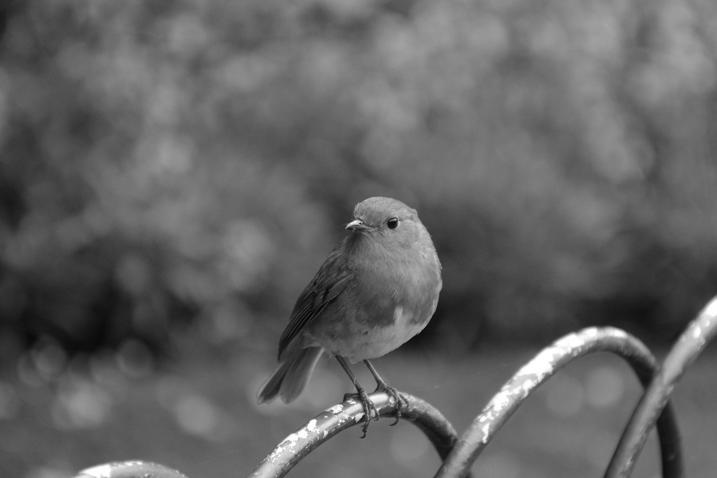
#> input picture images/week5/image.png, 717 x 478 px
$ jupyter execute week5.ipynb
#> lines starting #> are read from the running program, lines starting #| are printed output that depends on the picture
#> further down, img is the input picture: shape (478, 717); min 0, max 255, mean 99.2
[cell 1]
import cv2
import numpy as np
import matplotlib.pyplot as plt

[cell 2]
# HW 1: Histogram equalization
# develop the histogram of the equalization function and apply to an image.
# demonstrate how image constrast has been changed after the equalization.

def histogram_equalization(img):
    numPixels = img.shape[0] * img.shape[1]
#> numPixels = 342726
    maxIntensity = np.max(img)
#> maxIntensity = 255
    uniqueIntensities, counts = np.unique(img, return_counts=True)
#> uniqueIntensities = 255 values from 0 to 255; counts = 255 values, max 5840 at index 111, min 1 at index 3, mean 1344
    pixelProbLst = counts / numPixels
#> pixelProbLst = 255 values, max 0.017 at index 111, min 2.92e-06 at index 3, mean 0.00392
    cummulativeDistLst = []
    for i in range(len(pixelProbLst)):
        cummulativeDistLst.append(np.sum(pixelProbLst[:i+1]))
#> after the loop, cummulativeDistLst = 255 values from 2.63e-05 to 1
    cummulativeDistLst = np.array(cummulativeDistLst)
    # new intensity values = cdf * max intensity -> round to integer
    newIntensityValues = np.round(cummulativeDistLst * maxIntensity)
#> newIntensityValues = 255 values from 0 to 255
    newIntensityValues = newIntensityValues.astype(np.uint8)
    newImg = np.zeros(img.shape)
#> newImg: shape (478, 717) float64; every value is 0
    for i in range(len(newIntensityValues)):
        newImg[img == uniqueIntensities[i]] = newIntensityValues[i]
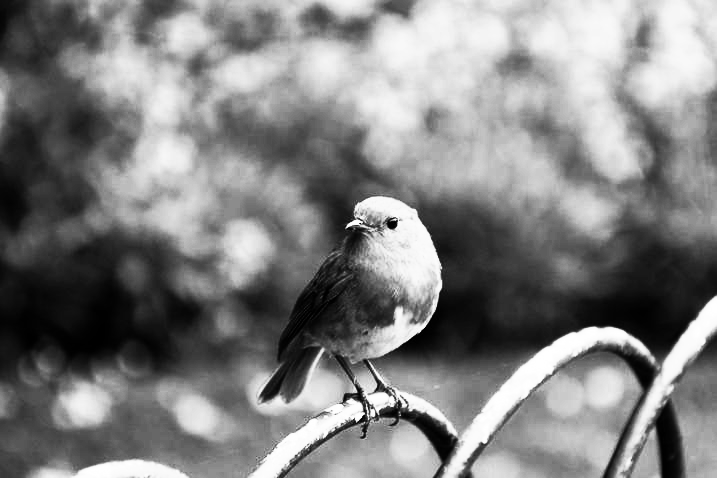
#> newImg: shape (478, 717) float64; min 0, max 255, mean 128.7

    newImg = newImg.astype(np.uint8)
    return newImg

[cell 3]
imagePath = "images/week5/image.png"
img = cv2.imread(imagePath, cv2.IMREAD_GRAYSCALE)
equalizedImg = histogram_equalization(img)

plt.figure(figsize=(10, 10))
plt.subplot(2, 2, 1)
plt.imshow(img, cmap='gray')
plt.title("Original Image")
plt.subplot(2, 2, 2)
plt.imshow(equalizedImg, cmap='gray')
plt.title("Equalized Image")
plt.subplot(2, 2, 3)
plt.hist(img.ravel(), 256, [0, 256])
plt.title("Original Image Histogram")
plt.subplot(2, 2, 4)
plt.hist(equalizedImg.ravel(), 256, [0, 256])
plt.title("Equalized Image Histogram")
plt.show()
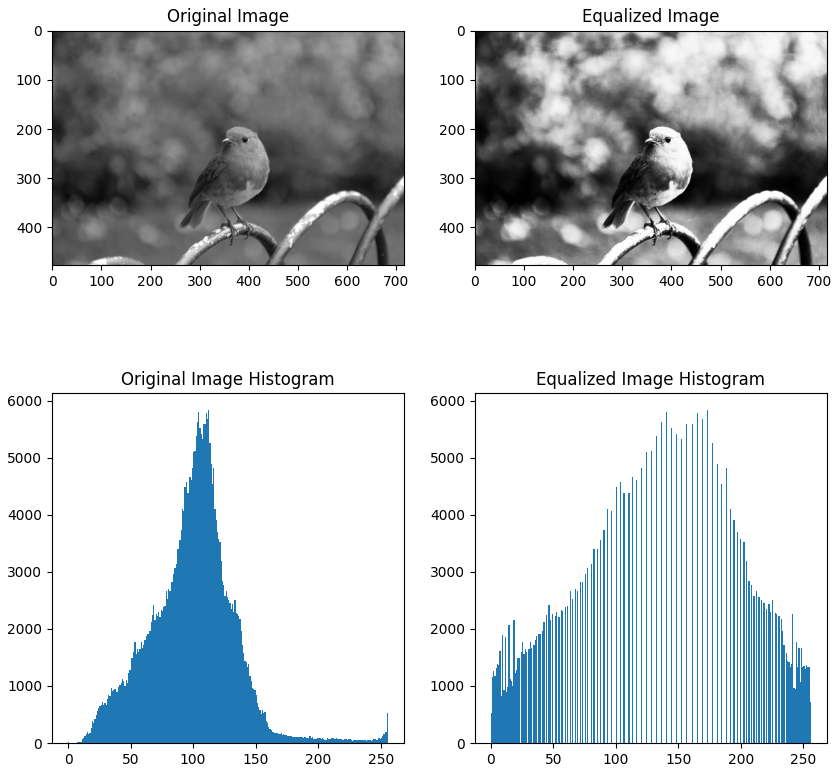
#> figure drawn by matplotlib, 4 panels; panel 3: tallest bar 5840 high, from x = 112 to 113; panel 4: tallest bar 5840 high, from x = 173 to 174
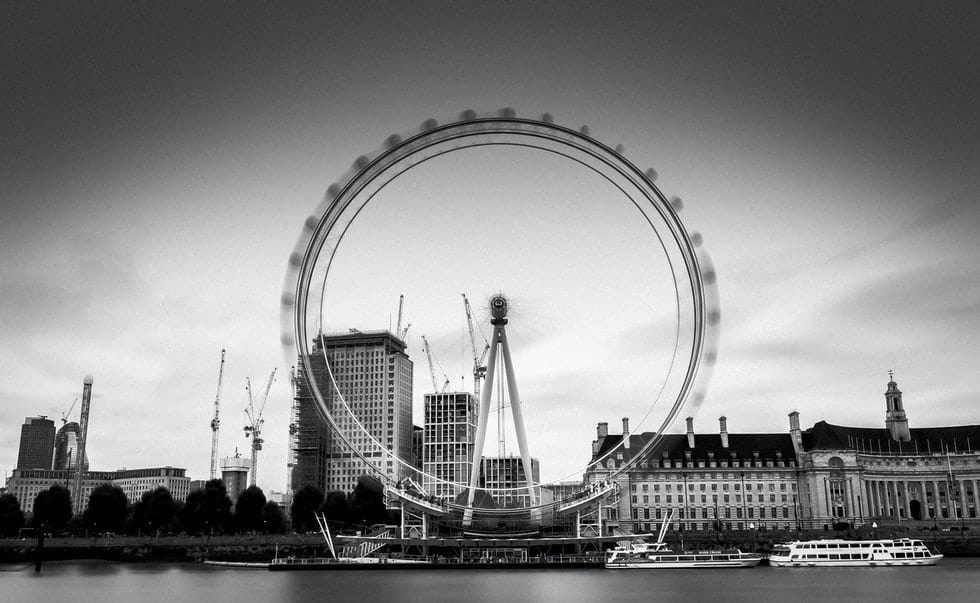
#> input picture images/week5/image copy.png, 980 x 603 px

[cell 4]
# HW 2: Histrogram specification
# apply image specification technique to a certain image.
def histogram_specification(img, refImg):
    # step 1: get intensity
    xi_intensities, zj_numPixels = np.unique(img, return_counts=True)
#> xi_intensities = 255 values from 0 to 255; zj_numPixels has the same summary as counts in histogram_equalization
    # step 2: get cdf of the original image, cdf of the reference image and the new intensity values
    yj_intensities, qj_numPixels = np.unique(refImg, return_counts=True)
#> yj_intensities = 245 values from 0 to 255; qj_numPixels = 245 values, max 26403 at index 0, min 1 at index 50, mean 2412
    yj_cdfRefImg = np.cumsum(qj_numPixels) / np.sum(qj_numPixels)
#> yj_cdfRefImg = 245 values from 0.0447 to 1
    newIntensityValues = np.zeros(len(xi_intensities))
#> newIntensityValues = 255 values from 0 to 0
    for intensity in range(len(xi_intensities)):
        closestIntensity = np.argmin(np.abs(xi_intensities[intensity] - yj_intensities))
        newIntensityValues[intensity] = yj_cdfRefImg[closestIntensity]
#> this loop made 255 passes
#> closestIntensity on passes 1 to 3: 0, 2, 3
#> after the loop, newIntensityValues = 255 values from 0.0447 to 1
    newIntensityValues = np.round(newIntensityValues * 255)
#> newIntensityValues = 255 values from 11 to 255
    newIntensityValues = newIntensityValues.astype(np.uint8)

    newImg = np.zeros(img.shape)
    for i in range(len(newIntensityValues)):
        newImg[img == xi_intensities[i]] = newIntensityValues[i]
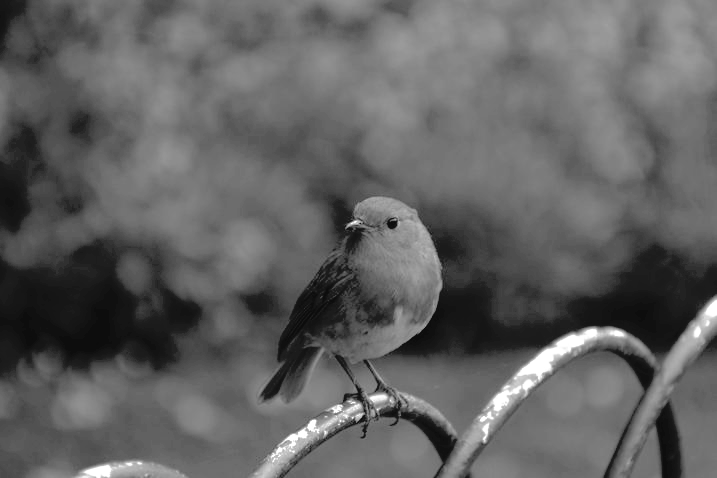
#> newImg: shape (478, 717) float64; min 11, max 255, mean 97.7

    newImg = newImg.astype(np.uint8)
    return newImg

[cell 5]
hw2ImagePath = "images/week5/image.png"
hw2ImagePathRef = "images/week5/image copy.png"

img = cv2.imread(hw2ImagePath, cv2.IMREAD_GRAYSCALE)
imgRef = cv2.imread(hw2ImagePathRef, cv2.IMREAD_GRAYSCALE)

specImg = histogram_specification(img, imgRef)

plt.figure(figsize=(10, 10))
plt.subplot(3, 2, 1)
plt.imshow(img, cmap='gray')
plt.title("Original Image")
plt.subplot(3, 2, 2)
plt.hist(img.ravel(), 256, [0, 256])
plt.title("Original Image Histogram")
plt.subplot(3, 2, 3)
plt.imshow(imgRef, cmap='gray')
plt.title("Reference Image")
plt.subplot(3, 2, 4)

plt.hist(imgRef.ravel(), 256, [0, 256])
plt.title("Reference Image Histogram")
plt.subplot(3, 2, 5)
plt.imshow(specImg, cmap='gray')
plt.title("Specified Image")
plt.subplot(3, 2, 6)
plt.hist(specImg.ravel(), 256, [0, 256])
plt.title("Specified Image Histogram")
plt.show()
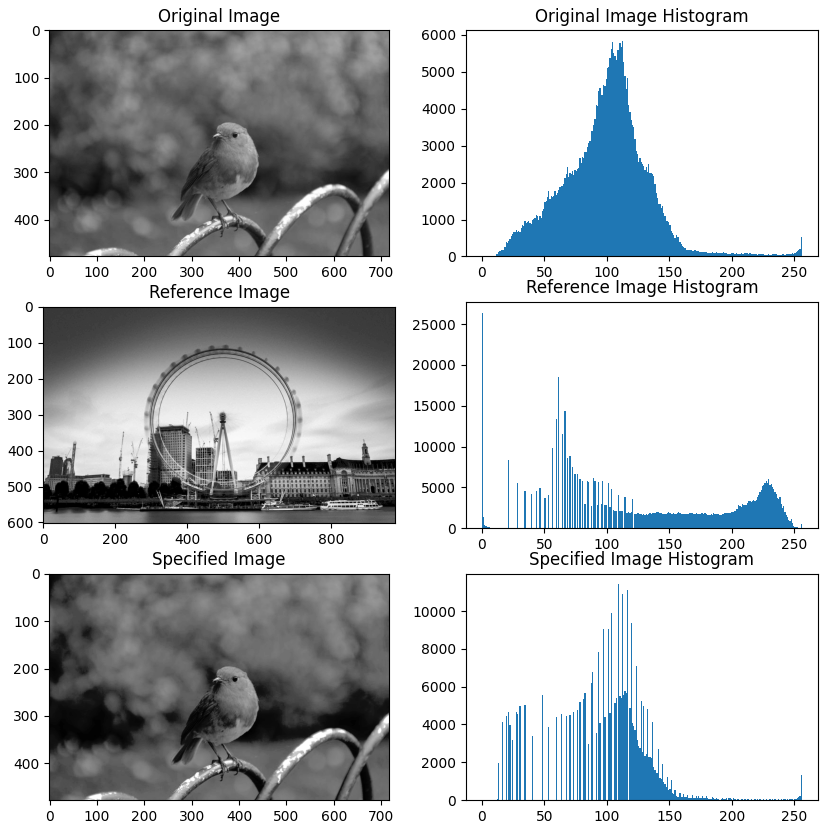
#> figure drawn by matplotlib, 6 panels; panel 2: tallest bar 5840 high, from x = 112 to 113; panel 4: tallest bar 26403 high, from x = 0 to 1; panel 6: tallest bar 11427 high, from x = 109 to 110
